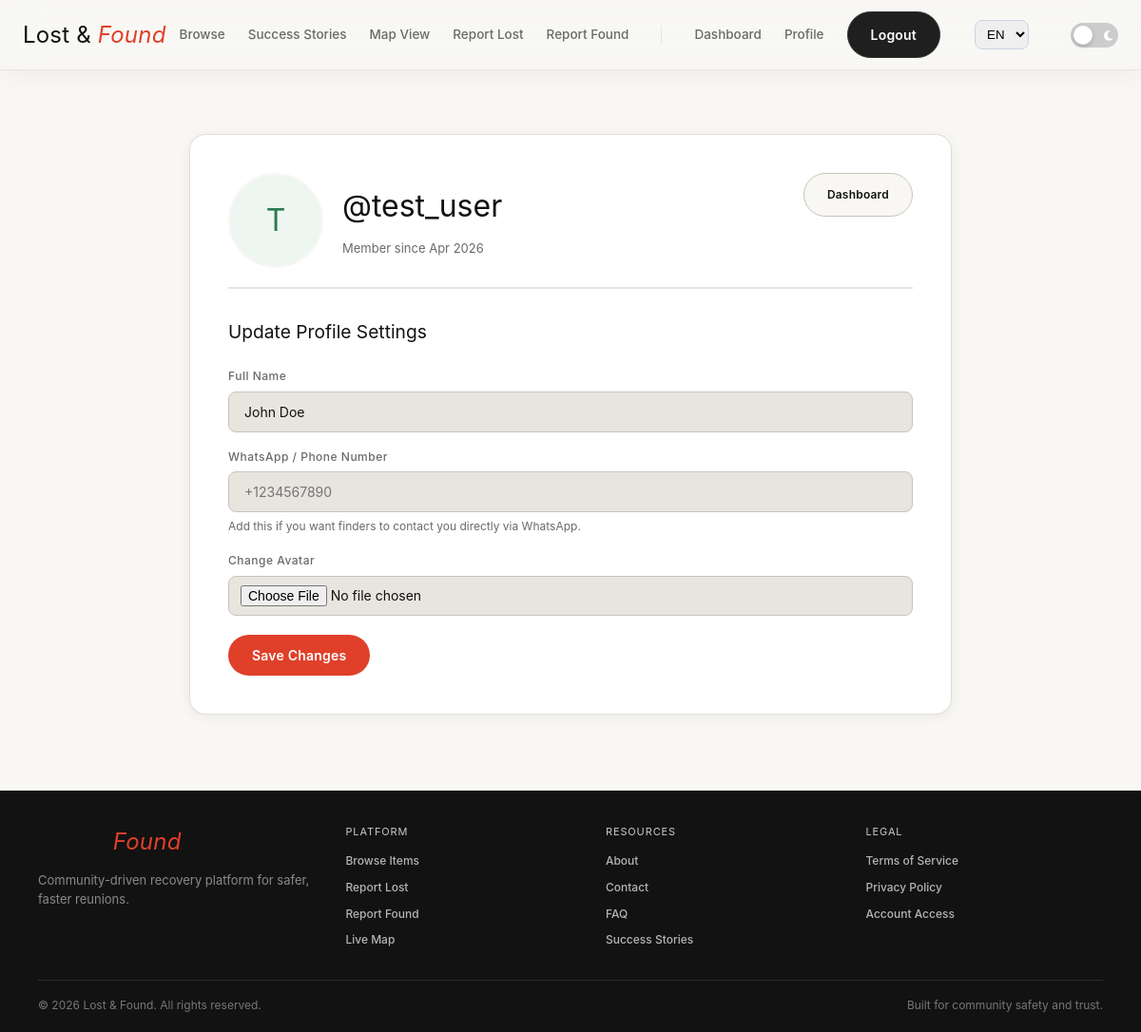
/user/profile (signed in), run on the app's committed database.
### tables this page shows
CREATE TABLE IF NOT EXISTS users (
  user_id INT UNSIGNED AUTO_INCREMENT PRIMARY KEY,
  username VARCHAR(50) NOT NULL UNIQUE, 
  full_name VARCHAR(100) NOT NULL,
  email VARCHAR(100) NOT NULL UNIQUE,
  phone VARCHAR(20),
  password_hash VARCHAR(255) NOT NULL,
  address VARCHAR(255),
  profile_image VARCHAR(255),
  trust_level TINYINT UNSIGNED DEFAULT 0,
  badge_status ENUM('none', 'bronze', 'silver', 'gold') DEFAULT 'none',
  language VARCHAR(10) DEFAULT 'en',
  date_joined DATETIME NOT NULL DEFAULT CURRENT_TIMESTAMP,
  last_activity DATETIME NULL
);

### app/Controllers/UserController.php (called while the page is built, shortened)
<?php
class UserController extends Controller
{
    private $userModel;
    public function __construct()
    {
        requireLogin();
        $userModelObject = $this->model('User');
        $this->userModel = $userModelObject;
    }
    public function profile()
    {
        $userId = $_SESSION['user_id'];
        $user = $this->userModel->findById($userId);
        $data = array();
        $data['title'] = 'My Profile - Lost and Found';
        $data['user'] = $user;
        $this->view('user/profile', $data);
    }
}

### app/Core/App.php (called while the page is built, shortened)
<?php
class App
{
    protected $method = 'index';
    public function __construct()
    {
        $url = $this->parseUrl();
        $controllerName = isset($url[0]) ? ucfirst(strtolower($url[0])) . 'Controller' : 'HomeController';
        $controllerFile = ROOT . '/app/Controllers/' . $controllerName . '.php';
        if (file_exists($controllerFile)) {
            unset($url[0]);
        }
        $this->controller = new $this->controller;
        if (isset($url[1])) {
            if (method_exists($this->controller, $url[1])) {
                $this->method = $url[1];
                unset($url[1]);
            }
        }
        $this->params = $url ? array_values($url) : [];
        call_user_func_array([$this->controller, $this->method], $this->params);
    }
    public function parseUrl()
    {
        if (isset($_GET['url'])) {
            return explode('/', filter_var(rtrim($_GET['url'], '/'), FILTER_SANITIZE_URL));
        }
        return [];
    }
}

### public/index.php (called while the page is built, shortened)
<?php
require_once ROOT . '/includes/helpers.php';
$app = new App\Core\App();

### app/Models/User.php (called while the page is built, shortened)
<?php
class User
{
    private $db;
    public function __construct()
    {
        $databaseObject = Database::getInstance();
        $connection = $databaseObject->getConnection();
        $this->db = $connection;
    }
    public function findById($id)
    {
        $query = "SELECT * FROM users WHERE user_id = :id";
        $stmt = $this->db->prepare($query);
        $params = array();
        $params['id'] = $id;
        $stmt->execute($params);
        $data = $stmt->fetch();
        return $data;
    }
}

### includes/helpers.php (called while the page is built, shortened)
<?php
function escape($string) {
    return htmlspecialchars($string, ENT_QUOTES, 'UTF-8');
}
function requireLogin() {
    $db = \App\Core\Database::getInstance()->getConnection();
    $stmt = $db->prepare("SELECT user_id FROM users WHERE user_id = :id");
    $stmt->execute(['id' => $_SESSION['user_id']]);
}

### resources/views/user/profile.php (the view, shortened to what this page needs)
<?php require_once ROOT . '/resources/views/layouts/header.php'; ?>
<link rel="stylesheet" href="<?= BASE_URL ?>/assets/css/profile.css">
<div class="profile-container">
    <div class="profile-header">
        <div class="profile-user-info">
            <?php
                $bgUrl = !empty($data['user']['profile_image']) ? "url('" . BASE_URL . "/uploads/avatars/" . escape($data['user']['profile_image']) . "')" : "";
            ?>
            <div class="profile-avatar-display" style="<?php if($bgUrl) echo "background-image: $bgUrl; background-position: center; background-size: cover; color: transparent;"; ?>">
                <?= empty($data['user']['profile_image']) ? strtoupper(substr($data['user']['username'], 0, 1)) : '' ?>
            </div>
            <div>
                <h1 class="profile-username">@<?= escape($data['user']['username']) ?></h1>
                <?php if(isset($data['user']['badge_status']) && $data['user']['badge_status'] !== 'none'): ?>
                    <?php
                        $badgeClass = '';
                        if($data['user']['badge_status'] == 'gold') $badgeClass = 'badge-gold';
                        elseif($data['user']['badge_status'] == 'silver') $badgeClass = 'badge-silver';
                        elseif($data['user']['badge_status'] == 'verified') $badgeClass = 'badge-verified';
                        else $badgeClass = 'badge-bronze';
                    ?>
                    <span class="profile-badge <?= $badgeClass ?>" style="padding: 4px 8px; border-radius: 4px; color: white; margin-top:5px; display:inline-block; font-size:12px; <?php echo $badgeClass == 'badge-gold' ? 'background:#fbbf24;' : ($badgeClass == 'badge-silver' ? 'background:#94a3b8;' : ($badgeClass == 'badge-verified' ? 'background:#3b82f6;' : 'background:#b45309;')); ?>">
                        <i class="fa-solid <?= $data['user']['badge_status'] == 'verified' ? 'fa-circle-check' : 'fa-award' ?>"></i> <?= ucfirst(escape($data['user']['badge_status'])) ?> Member
                    </span>
                <?php else: ?>
                    <span class="profile-member-since">Member since <?= date('M Y', strtotime($data['user']['date_joined'])) ?></span>
                <?php endif; ?>
            </div>
        </div>
        <a href="<?= BASE_URL ?>/user/dashboard" class="btn btn-secondary" style="font-size: 12px;">Dashboard</a>
    </div>
    <form action="<?= BASE_URL ?>/user/updateProfile" method="POST" enctype="multipart/form-data">
        <h3 class="profile-form-title">Update Profile Settings</h3>
        <div class="input-group">
            <label class="input-label" for="full_name">Full Name</label>
            <input type="text" id="full_name" name="full_name" class="input-field" value="<?= escape($data['user']['full_name']) ?>" required>
        </div>
        <div class="input-group">
            <label class="input-label" for="phone">WhatsApp / Phone Number</label>
            <input type="text" id="phone" name="phone" class="input-field" placeholder="+1234567890" value="<?= escape($data['user']['phone']) ?>">
            <p class="profile-help-text">Add this if you want finders to contact you directly via WhatsApp.</p>
        </div>
        <div class="input-group mb-20">
            <label class="input-label" for="profile_image">Change Avatar</label>
            <input type="file" id="profile_image" name="profile_image" class="input-field" accept="image/*" style="padding: 9px 12px;">
        </div>
        <button type="submit" class="btn btn-primary btn-large">Save Changes</button>
    </form>
</div>
<?php require_once ROOT . '/resources/views/layouts/footer.php'; ?>

### public/assets/css/style.css (style rules this page uses)
:root { --bg: #f8f7f4; --ink: #111110; --muted: #6b6a67; --faint: #e8e5df; --red: #e0402a; --red-soft: #fff0ed; --green: #2d7a4f; --green-soft: #edf6f1; --card: #ffffff; --white: var(--bg); --off-white: var(--card); --parchment: var(--faint); --warm-mid: #c8c4bb; --clay: var(--muted); --midnight: var(--ink); --terracotta: var(--red); --terracotta-lt: var(--red-soft); --sage: var(--green); --sage-lt: var(--green-soft); --amber: #d4940a; --amber-lt: #f5e9c8; --font-display: -apple-system, BlinkMacSystemFont, "SF Pro Display", "Helvetica Neue", Arial, sans-serif; --font-body: -apple-system, BlinkMacSystemFont, "SF Pro Display", "Helvetica Neue", Arial, sans-serif; --shadow-card: 0 2px 14px rgba(30, 32, 39, 0.07), 0 0 0 1px var(--parchment); --shadow-hover: 0 8px 32px rgba(30, 32, 39, 0.12), 0 0 0 1px var(--warm-mid); }
*, *::before, *::after { box-sizing: border-box; margin: 0; padding: 0; }
html { scroll-behavior: smooth; }
body { background: var(--bg); color: var(--ink); font-family: var(--font-body); font-size: 15px; line-height: 1.65; min-height: 100vh; display: flex; flex-direction: column; }
h1, h2, h3, h4, h5, h6 { font-family: var(--font-display); color: var(--midnight); font-weight: 400; }
.btn { font-family: var(--font-body); font-size: 14px; font-weight: 600; letter-spacing: 0.2px; padding: 12px 24px; border-radius: 999px; border: 1px solid rgba(255, 255, 255, 0.2); cursor: pointer; transition: all 0.3s cubic-bezier(0.25, 1, 0.5, 1); text-decoration: none; display: inline-block; text-align: center; backdrop-filter: blur(12px); -webkit-backdrop-filter: blur(12px); }
.btn-primary { background: var(--red); color: #fff; border: 1px solid rgba(224, 64, 42, 0.3); }
.btn-secondary { background: var(--white); color: var(--ink); border: 1px solid var(--warm-mid); }
.input-group { margin-bottom: 16px; }
.input-label { font-size: 12px; font-weight: 500; letter-spacing: 0.5px; color: var(--clay); margin-bottom: 6px; display: block; }
.input-field { width: 100%; padding: 12px 16px; background: var(--parchment); border: 1px solid var(--warm-mid); border-radius: 8px; font-family: var(--font-body); font-size: 14px; color: var(--ink); outline: none; transition: all 0.2s; }
.mb-20 { margin-bottom: 20px; }

### public/assets/css/Profile.css (style rules this page uses)
.profile-container { max-width: 800px; margin: 40px auto; background: var(--off-white); padding: 40px; border-radius: 16px; box-shadow: var(--shadow-card); }
.profile-header { display: flex; justify-content: space-between; align-items: flex-start; margin-bottom: 30px; border-bottom: 2px solid var(--parchment); padding-bottom: 20px; }
.profile-user-info { display: flex; gap: 20px; align-items: center; }
.profile-avatar-display { width: 100px; height: 100px; border-radius: 50%; background: var(--sage-lt); display: flex; align-items: center; justify-content: center; font-size: 2rem; color: var(--sage); border: 2px solid var(--white); box-shadow: var(--shadow-sm); }
.profile-username { font-size: 2rem; color: var(--midnight); margin-bottom: 5px; }
.profile-member-since { color: var(--clay); font-size: 13px; }
.profile-form-title { font-size: 1.2rem; color: var(--midnight); margin-bottom: 20px; }
.profile-help-text { font-size: 12px; color: var(--clay); margin-top: 5px; }
.btn-large { padding: 12px 24px; }

### data on the page
users: username "T", username "test_user", date_joined "Apr 2026", full_name "John Doe"

### other printed values
t('browse') "Browse"
t('success_stories') "Success Stories"
t('map_view') "Map View"
t('report_lost') "Report Lost"
t('report_found') "Report Found"
t('dashboard') "Dashboard"
t('profile') "Profile"
t('logout') "Logout"
t('footer_tagline') "Community-driven recovery platform for safer, faster reunions."
t('platform') "PLATFORM"
t('browse_items') "Browse Items"
t('live_map') "Live Map"
t('resources') "RESOURCES"
t('about') "About"
t('contact') "Contact"
